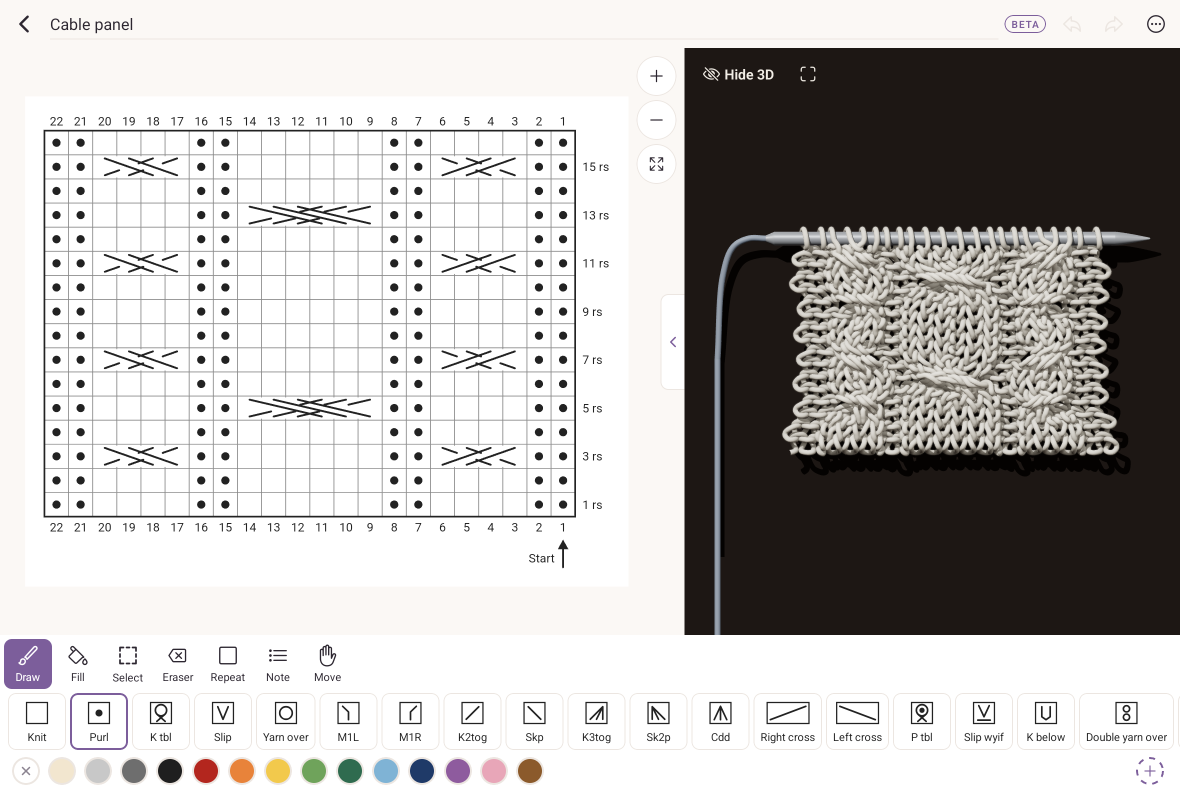
#> input picture pro/shots/raw/ipad-air-knit-yarn.png, 2360 x 1600 px (shown at 1/2 size)
$ python frames.py
#> lines starting #> are read from the running program, lines starting #| are printed output that depends on the picture; after the words box and inside, x2 and y2 are one past the last pixel; in counts of white or black regions, pixels touching at a corner belong together
### pro/shots/devices.py
"""The three devices of the flat hero, drawn at their real proportions.

Usage: python devices.py [dir for full-size copies]
Reads raw/ beside this file and writes out/hero-ipad.png, out/hero-iphone.png
and out/hero-mac.png: each a whole device (body, screen, corners) on a
transparent background, so the page only places three pictures and never
crops a screen into a box of another shape (ruled 2026-10-16).

The raws are captured on headless Android emulators set to each device's
real pixels and point scale, so Purl lays out as it would there:

  iPad Air 11-inch: 2360 x 1640 px, 2x (1180 x 820 pt), screen corner 18 pt.
    Landscape: Purl hides the status bar, so the top inset is 0; the home
    indicator keeps 20 pt at the bottom. Emulator: wm size 2360x1600,
    density 320 (the status and navigation bars are hidden in Purl).
  iPhone 15 Pro: 1179 x 2556 px, 3x (393 x 852 pt), screen corner 55 pt,
    safe area 59 pt top and 34 pt bottom. Emulator: wm size 1179x2433,
    density 480; its status bar is 156 px and the navigation bar is hidden,
    so 2433 - 156 = 2556 - 177 - 102 rows of app.
  MacBook Air 13-inch at its default 1470 x 956 pt, 2x: menu bar 37 pt,
    window title bar 28 pt, so the app window is 1470 x 891 pt. Emulator:
    wm size 2940x1782, density 320. Apple does not publish the Mac screen
    corner; 10 pt is an estimate.

Corner radii of the screens are the values iOS reports for these models
(UIScreen _displayCornerRadius, as listed by the ScreenCorners library).
Bodies are the published outer sizes; the body corner is the screen corner
plus the bezel, so the two stay concentric. Pillow only.
"""
import os
import sys

from PIL import Image, ImageDraw, ImageFilter

from dress import font, set_rail_clock, is_dark

HERE = os.path.dirname(os.path.abspath(__file__))
RAW = os.path.join(HERE, 'raw')
OUT = os.path.join(HERE, 'out')


def stretch_rows(im, y_src, y0, y1):
    """Fill rows y0..y1 with copies of row y_src, column by column."""
    if y1 <= y0:
        return
    row = im.crop((0, y_src, im.width, y_src + 1)).resize((im.width, y1 - y0))
    im.paste(row, (0, y0))


def mask_round(im, r, corners=(True, True, True, True)):
    """Alpha mask with rounded corners, drawn at 4x and scaled down so the
    edge is smooth. corners: top left, top right, bottom right, bottom left."""
    k = 4
    m = Image.new('L', (im.width * k, im.height * k), 0)
    ImageDraw.Draw(m).rounded_rectangle([0, 0, m.width - 1, m.height - 1], radius=r * k, fill=255, corners=corners)
    out = im.convert('RGBA')
    out.putalpha(m.resize(im.size, Image.LANCZOS))
    return out


def home_bar(im, width, height, bottom_gap, ink):
    d = ImageDraw.Draw(im)
    cx = im.width // 2
    y1 = im.height - bottom_gap
    d.rounded_rectangle([cx - width // 2, y1 - height, cx + width // 2, y1], radius=height // 2, fill=ink)


# [22 lines left out: function status_icons, not called in this run]


# Screens ----------------------------------------------------------------

def ipad_screen(src, clock=None):
    s = 2
    raw = Image.open(src).convert('RGB')
    set_rail_clock(raw, clock, s)
    W, H = 2360, 1640
    assert raw.size == (W, H - 20 * s), raw.size
    im = Image.new('RGB', (W, H))
    im.paste(raw, (0, 0))
    stretch_rows(im, raw.height - 1, raw.height, H)
    bot = im.getpixel((W // 2, H - 2))
    home_bar(im, 315 * s, 5 * s, 7 * s, (255, 255, 255) if is_dark(bot) else (24, 24, 26))
    return mask_round(im, 18 * s)


# [22 lines left out: function iphone_screen, not called in this run]


# macOS chrome in the light and dark appearance: menu bar, its ink, the
# window title bar, the line under it and the title.
MAC_CHROME = {
    False: dict(menu=(234, 232, 237), ink=(25, 25, 28), bar=(246, 245, 248), line=(214, 211, 218), title=(60, 58, 64)),
    True: dict(menu=(36, 34, 40), ink=(236, 235, 240), bar=(48, 46, 52), line=(24, 23, 27), title=(206, 204, 210)),
}


# [31 lines left out: function mac_screen, not called in this run]


# Bodies -----------------------------------------------------------------

def shadowless_body(size, radius, fill, edge, edge_w, corners=(True, True, True, True)):
    """A device body: a rounded slab with a thin lighter rim, drawn at 2x."""
    k = 2
    W, H = size
    big = Image.new('RGBA', (W * k, H * k), (0, 0, 0, 0))
    d = ImageDraw.Draw(big)
    d.rounded_rectangle([0, 0, W * k - 1, H * k - 1], radius=radius * k, fill=edge, corners=corners)
    e = edge_w * k
    d.rounded_rectangle([e, e, W * k - 1 - e, H * k - 1 - e], radius=max(1, radius * k - e), fill=fill, corners=corners)
    return big.resize((W, H), Image.LANCZOS)


def ipad_device(screen):
    # 247.6 x 178.5 mm at 264 ppi; screen 2360 x 1640, so a 107 px bezel.
    bez = 107
    W, H = screen.width + 2 * bez, screen.height + 2 * bez
    c = shadowless_body((W, H), 36 + bez, (38, 38, 41, 255), (150, 150, 156, 255), 5)
    c.alpha_composite(screen, (bez, bez))
    # Front camera, centred on the long edge (landscape, as on iPad Air M2 and later).
    d = ImageDraw.Draw(c)
    d.ellipse([W // 2 - 9, bez // 2 - 9, W // 2 + 9, bez // 2 + 9], fill=(20, 22, 30))
    return c


# [37 lines left out: functions iphone_device, mac_device, not called in this run]


def save(im, name, width):
    h = round(im.height * width / im.width)
    im.resize((width, h), Image.LANCZOS).save(os.path.join(OUT, name), optimize=True)
    print('wrote', name, (width, h))


# [18 lines left out: function main, not called in this run]


# [2 lines that do not run on import are left out]

### pro/shots/dress.py
"""Dress raw Android emulator shots of Purl so they read as iPad, iPhone and
Mac screens, and frame them for the Pro page.

Usage: python dress.py <config.json>

The config names the raw folder, the output folder, the Android bar
heights per device in pixels, and each output. See shots.json beside this
file. What it does to a shot:
  - paints over the Android status bar and navigation bar with the app's
    own colour just inside them, so nothing Android is left;
  - ipad and iphone: draws an iOS status bar (9:41, signal, wifi, battery)
    and the home indicator; a device with "status": false (the iPad held
    sideways, where Purl hides the bar) gets its band cut off instead;
  - mac: cuts both bars off and adds a macOS menu bar and a window title
    bar with the three window buttons (no Apple logo is drawn);
  - frame: puts the dressed screen into a drawn device (iPad, iPhone or a
    laptop) on a transparent background, for the feature frames.
Pillow only.
"""
import json
import os
import sys

from PIL import Image, ImageDraw, ImageFilter, ImageFont

FONT_DIRS = ['C:/Windows/Fonts']


def font(size, bold=False):
    names = ['segoeuib.ttf', 'arialbd.ttf'] if bold else ['segoeui.ttf', 'arial.ttf']
    for d in FONT_DIRS:
        for n in names:
            p = os.path.join(d, n)
            if os.path.exists(p):
                return ImageFont.truetype(p, size)
    return ImageFont.load_default()


# [10 lines left out: function band_colour, not called in this run]


def is_dark(c):
    return (0.299 * c[0] + 0.587 * c[1] + 0.114 * c[2]) < 140


# [51 lines left out: functions ios_status, home_indicator, repaint_bars, not called in this run]


def erase(im, boxes):
    """Paint boxes [x0, y0, x1, y1] with the colour just left of each box."""
    d = ImageDraw.Draw(im)
    for x0, y0, x1, y1 in boxes:
        c = im.getpixel((max(0, x0 - 2), y0))[:3]
        d.rectangle([x0, y0, x1, y1], fill=c)
    return im


def set_rail_clock(im, centre, scale):
    """Purl's own rail clock shows the capture time; redraw it as 9:41 in
    its own grey, so it agrees with the status bar."""
    if not centre:
        return im
    cx, cy = centre
    box = [cx - 52, cy - 20, cx + 52, cy + 20]
    px = [im.getpixel((x, y))[:3] for x in range(box[0], box[2]) for y in range(box[1], box[3])]
    # The ink is the pixel furthest from the rail behind it, so a dark
    # theme's light grey clock is found as well as a light theme's dark one.
    bg = im.getpixel((max(0, box[0] - 2), box[1]))[:3]
    ink = max(px, key=lambda c: sum(abs(c[i] - bg[i]) for i in range(3)))
    erase(im, [box])
    ImageDraw.Draw(im).text((cx, cy), '9:41', font=font(int(13 * scale), bold=True), fill=ink, anchor='mm')
    return im


# [17 lines left out: function dress_ios, not called in this run]


# The macOS menu bar and window title bar in light and in dark mode: the
# menu bar, its text, the title bar, its bottom line and the window title.
MAC_CHROME = {
    False: {'menu': (232, 230, 235), 'menu_ink': (25, 25, 28), 'bar': (246, 245, 248), 'line': (214, 211, 218), 'title': (60, 58, 64)},
    True: {'menu': (36, 34, 40), 'menu_ink': (236, 235, 240), 'bar': (48, 46, 52), 'line': (24, 23, 27), 'title': (206, 204, 210)},
}


# [140 lines left out: functions dress_mac, round_corners, shadow_under, frame_tablet, frame_phone, frame_laptop and 2 more, not called in this run]


# [2 lines that do not run on import are left out]

### pro/shots/frames.py
"""Feature frames drawn as a whole iPad Air 11-inch, like the hero's iPad.

Usage: python frames.py
Reads raw/ beside this file and writes the frames below into out/, each a
whole device on a transparent background at the width the page serves.
The raws are captured as devices.py describes for the iPad (2360 x 1600 px,
density 320, Professional, the app restarted after the display change so it
fills the screen). Pillow only.
"""
import os
import tempfile

from PIL import Image

from devices import RAW, ipad_device, ipad_screen, save, stretch_rows

# raw file, frame name, Purl's rail clock centre in raw pixels (None: no
# rail), and the first raw row to replace by the row above it (None: keep).
# The home strip below the screen repeats the raw's last row, so a list cut
# by the screen edge (the Blueprints hint line) would smear into stripes.
JOBS = [
    ('ipad-air-knit-yarn.png', 'frame-yarn.png', None, None),
    ('ipad-air-blueprints.png', 'frame-blueprints.png', [78, 56], 1586),
    ('ipad-air-mitten-3d.png', 'frame-mitten.png', [78, 56], None),
]


def main():
    # Each job runs on its raw and on the dark theme's raw beside it
    # (<name>_dark.png); the dark frame takes the same _dark suffix.
    for (src, name, clock, clean_from), suffix in [(j, s) for j in JOBS for s in ('', '_dark')]:
        src = src[:-4] + suffix + '.png'
        path = os.path.join(RAW, src)
        if not os.path.exists(path):
            print('missing', src)
            continue
        if clean_from:
            im = Image.open(path).convert('RGB')
            stretch_rows(im, clean_from - 1, clean_from, im.height)
            path = os.path.join(tempfile.gettempdir(), 'purl-frame-' + src)
            im.save(path)
        save(ipad_device(ipad_screen(path, clock=clock)), name[:-4] + suffix + '.png', 1720)
#> in ipad_screen, `im.paste(raw, (0, 0))`:
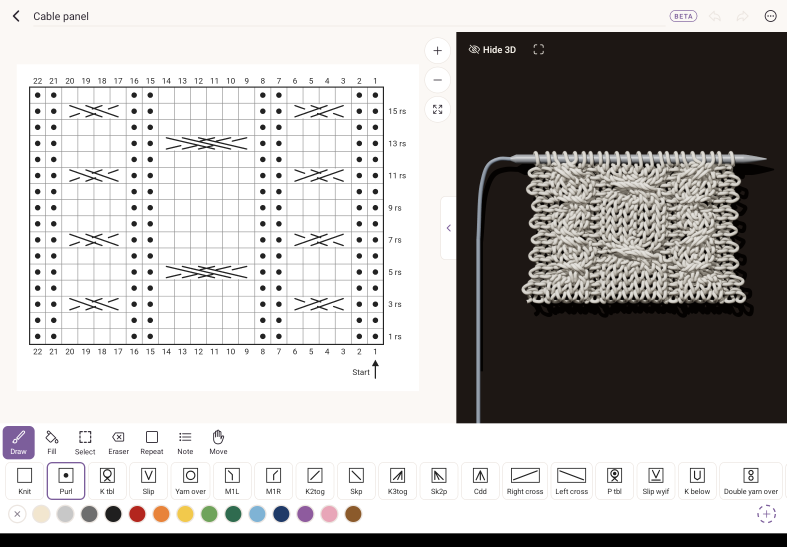
#> im: PIL image 2360x1640 RGB (shown at 1/3 size); mean R, G, B 182.5, 180.2, 178.6
#> in stretch_rows, `im.paste(row, (0, y0))`:
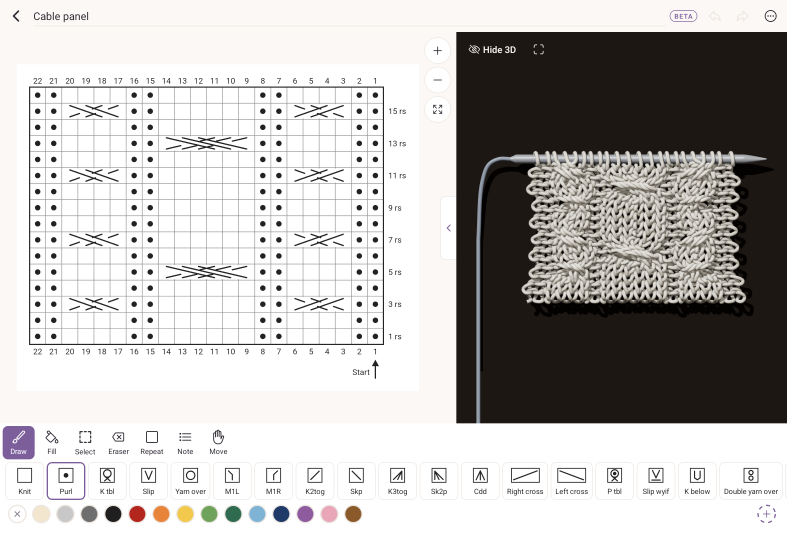
#> im: PIL image 2360x1640 RGB (shown at 1/3 size); mean R, G, B 188.7, 186.4, 184.8
#> in ipad_screen, `bot = im.getpixel((W // 2, H - 2))`: bot = (255, 255, 255)
#> in mask_round, `ImageDraw.Draw(m).rounded_rectangle([0, 0, m.width - 1, m.height - 1],..`:
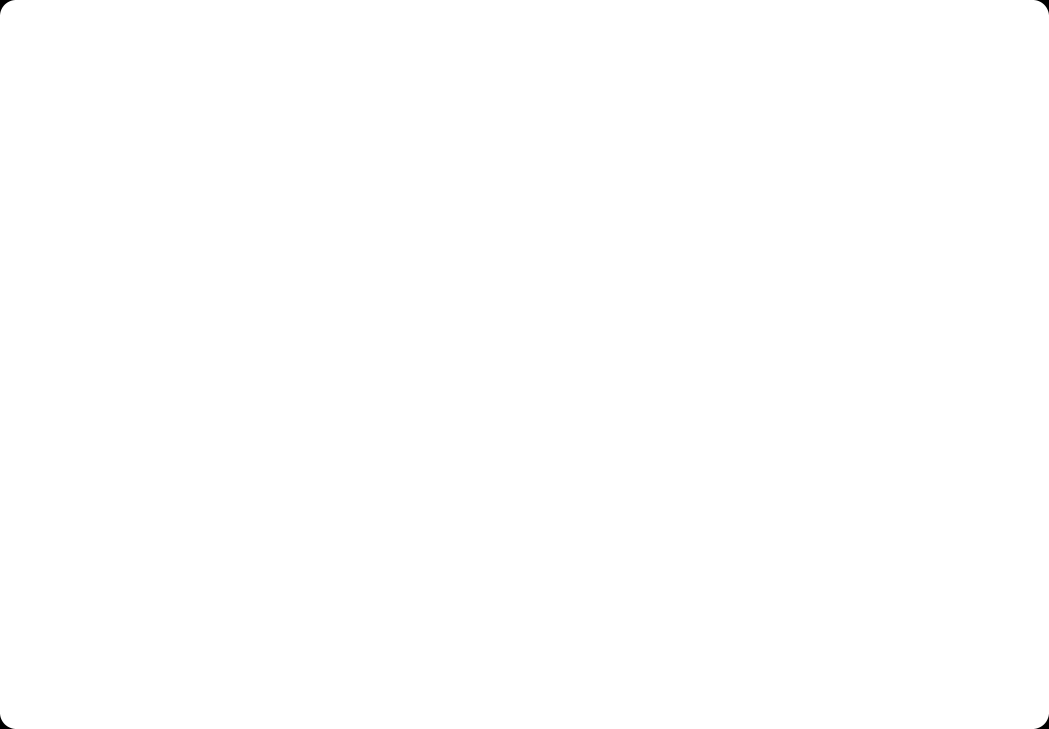
#> m: PIL image 9440x6560 L (shown at 1/9 size); 100% white; 4 black regions, box (x1, y1, x2, y2) and area: (0, 0, 133, 133) 4498, (9307, 0, 9440, 133) 4498, (0, 6427, 133, 6560) 4498, (9307, 6427, 9440, 6560) 4498
#> in ipad_device, `bez = 107`: bez = 107
#> in ipad_device, `W, H = screen.width + 2 * bez, screen.height + 2 * bez`: W = 2574; H = 1854
#> in shadowless_body, `return big.resize((W, H), Image.LANCZOS)`:
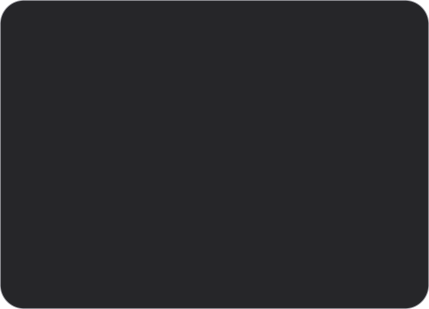
#> returned value: PIL image 2574x1854 RGBA (shown at 1/6 size); mean R, G, B, A 38.9, 38.9, 41.9, 254.1; transparent parts drawn white
#> in ipad_device, `c.alpha_composite(screen, (bez, bez))`:
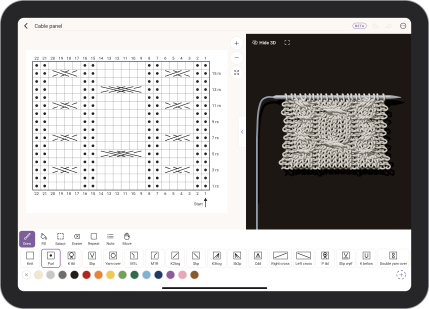
#> c: PIL image 2574x1854 RGBA (shown at 1/6 size); mean R, G, B, A 160.7, 158.9, 158.2, 254.1; transparent parts drawn white
#> in save, `h = round(im.height * width / im.width)`: h = 1239
#> in save, `im.resize((width, h), Image.LANCZOS).save(os.path.join(OUT, name), opt..`:
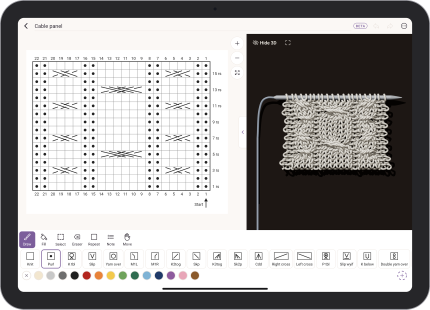
#> saved as frame-yarn.png: PIL image 1720x1239 RGBA (shown at 1/4 size); mean R, G, B, A 160.5, 158.6, 157.9, 254.1; transparent parts drawn white
#| wrote frame-yarn.png (1720, 1239)
#> pass 3 of the loop in main, `for (src, name, clock, clean_from), suffix in [(j, s) for j in JOBS fo..`:
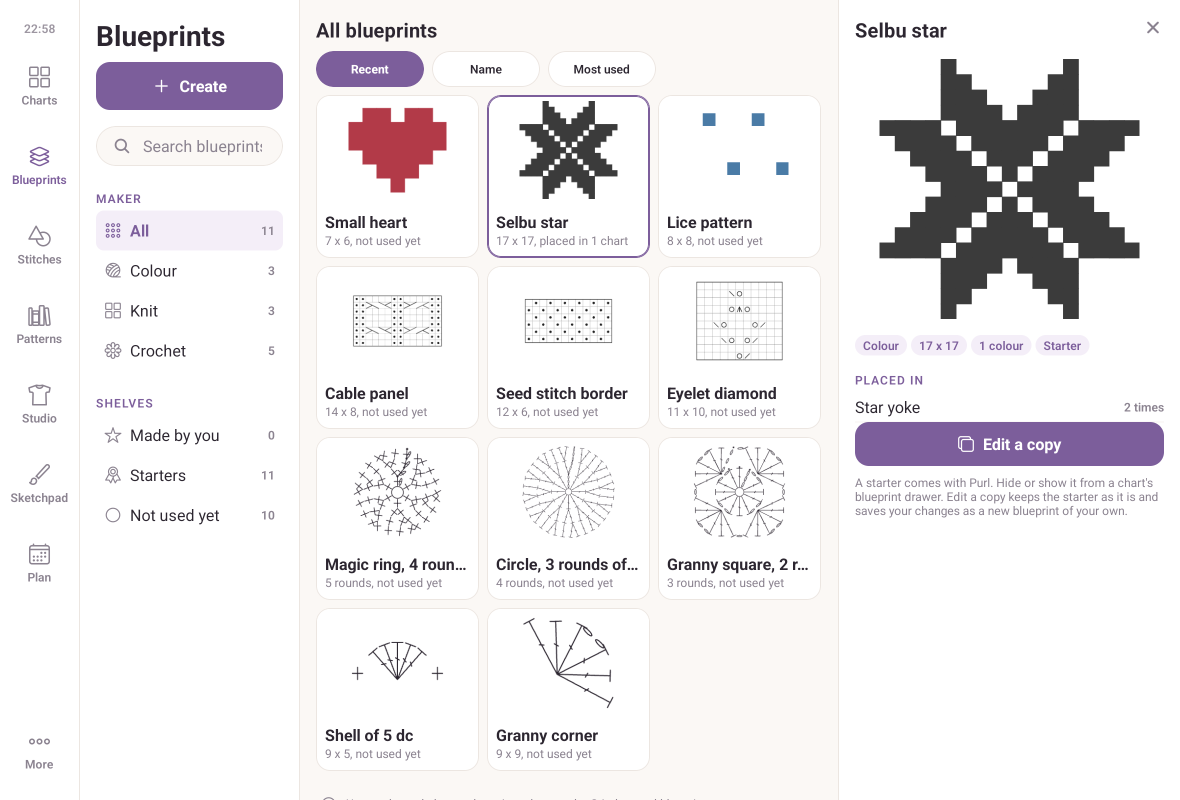
#> input picture pro/shots/raw/ipad-air-blueprints.png, 2360 x 1600 px (shown at 1/2 size)
#> the loop in erase, `for x0, y0, x1, y1 in boxes:` made 1 pass
#> in stretch_rows (call 3), `im.paste(row, (0, y0))`:
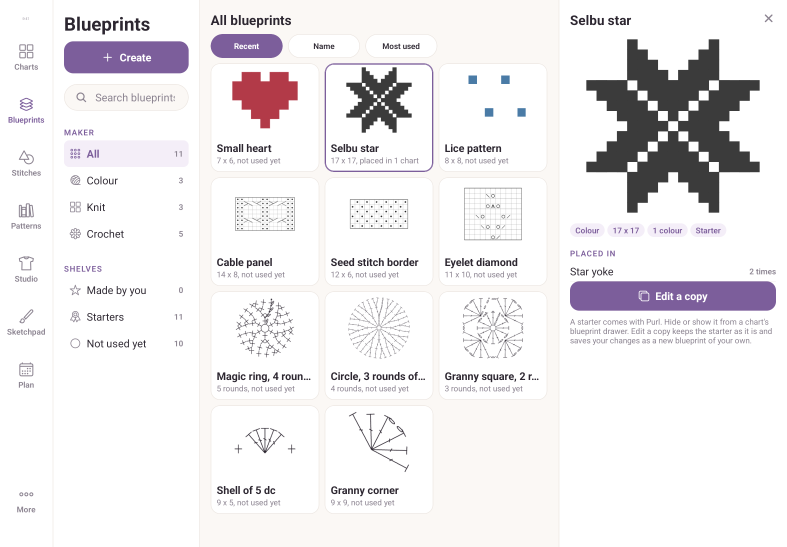
#> im: PIL image 2360x1640 RGB (shown at 1/3 size); mean R, G, B 237.8, 235.6, 237.3
#> in save (call 2), `im.resize((width, h), Image.LANCZOS).save(os.path.join(OUT, name), opt..`:
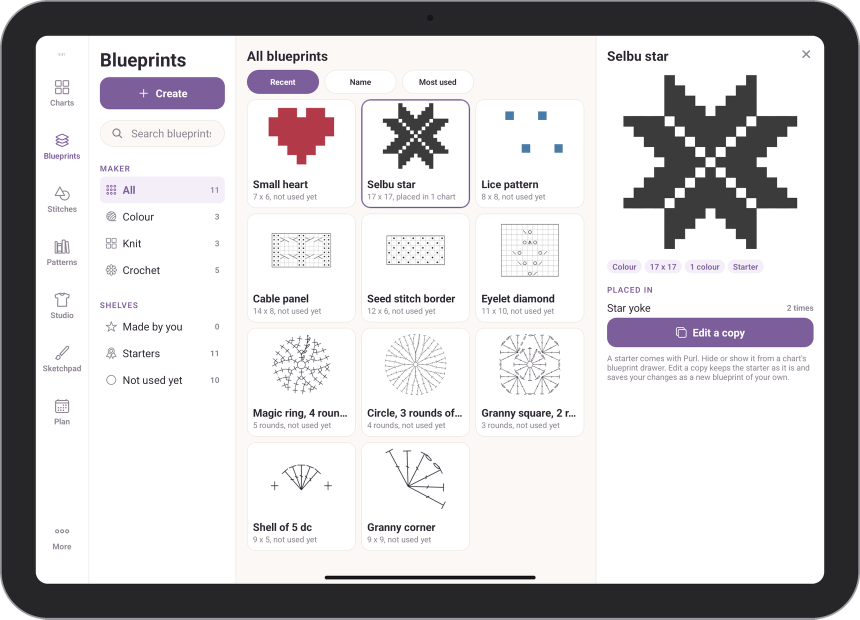
#> saved as frame-blueprints.png: PIL image 1720x1239 RGBA (shown at 1/2 size); mean R, G, B, A 200.4, 198.6, 200.6, 254.1; transparent parts drawn white
#| wrote frame-blueprints.png (1720, 1239)
#> the loop made 6 passes; the first 3 are shown


if __name__ == '__main__':
    main()
